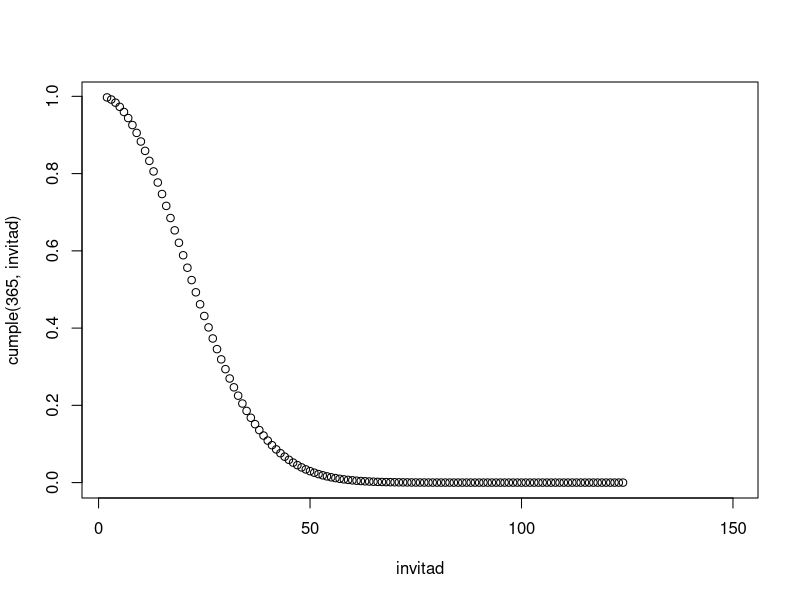

Recreate this plot in R.
v <- c(3,-2,8)

prob <- c(0.3,0.5,0.2)

m = v*prob

s <- sum(v*prob)

otro <- v <= 4

sum(otro) #suma los valores que son menos o eq a 4

sample(c("cara","ceca"),size=1)

sample(c("cara","ceca"),size=2,replace=TRUE)

cumple <- function(n,r){
  prob <- choose(n,r)*factorial(r)/n^r
  prob
}

invitad <- 2:150
plot(invitad,cumple(365,invitad))

